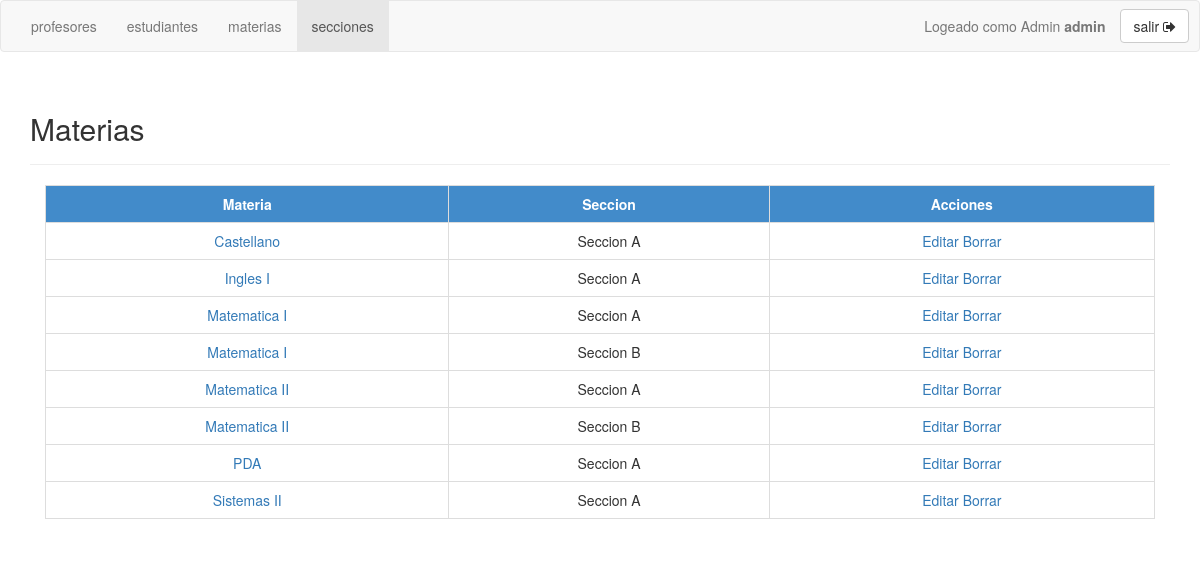
Page /admin/seccion_lista.php (signed in) on the committed database.
### tables this page shows
create table seccion(
	seccion_id int auto_increment,
	seccion_nombre varchar (50) not null,
	seccion_materia int not null,
	primary key (seccion_id),
    foreign key (seccion_materia) references materia (materia_id) ON DELETE CASCADE ON UPDATE CASCADE
);

create table materia(
	materia_id int auto_increment,
	materia_nombre char (50) not null,
	materia_carrera int not null,
	materia_creditos int not null,
	materia_color varchar(20) not null,
	primary key (materia_id),
	foreign key (materia_carrera) references carrera (carrera_id) ON DELETE CASCADE ON UPDATE CASCADE
);

### public/admin/seccion_lista.php (the view, shortened to what this page needs)
<?php
  if(isset($_SESSION["login"]) && ($_SESSION["login"]!=null)):
    include("../../src/dbconnect.php");
    $query = "SELECT * FROM seccion
    JOIN materia ON seccion.seccion_materia = materia.materia_id
    JOIN carrera ON materia.materia_carrera = carrera.carrera_id
    ORDER BY materia_nombre, seccion_nombre";
    $sql = mysql_query($query, $connect);
    include("header.php");
    include("navbar.php");
?>
<div class="container">
  <div class="page-header">
    <h2>Materias</h2>
  </div>
  <div class="col-xs-12 col-sm-12">
    <table class="table table-bordered table-custom">
      <tr>
        <th>Materia</th>
        <th>Seccion</th>
        <th>Acciones</th>
      </tr>
      <?php while($data = mysql_fetch_assoc($sql)): ?>
      <tr>
        <td>
          <a href="seccion.php?seccion=<?php echo $data["seccion_id"] ?>">
            <?php echo $data["materia_nombre"] ?>
          </a>
        </td>
        <td>
          <?php echo $data["seccion_nombre"] ?>
        </td>
        <td>
          <a href="seccion_editar.php?seccion=<?php echo $data["seccion_id"] ?>">
            Editar
          </a>
          <a href="javascript:js_Eliminar(<?php echo $data["seccion_id"] ?>)">
            Borrar
          </a>
        </td>
      </tr>
      <?php endwhile ?>
    </table>
  </div>
</div>
<?php
  include('footer.php');
  else:
    header('location: ../error.php');
  endif;
?>

### public/custom.css (style rules this page uses)
.table-custom th { background: #428bca; color: white; text-align: center; }
.table-custom td { text-align: center; min-height: 37px; }

### rows in the picture
seccion: seccion_materia.materia_nombre "Castellano", seccion_nombre "Seccion A"
seccion: seccion_materia.materia_nombre "Ingles I", seccion_nombre "Seccion A"
seccion: seccion_materia.materia_nombre "Matematica I", seccion_nombre "Seccion A"
seccion: seccion_materia.materia_nombre "Matematica I", seccion_nombre "Seccion B"
seccion: seccion_materia.materia_nombre "Matematica II", seccion_nombre "Seccion A"
seccion: seccion_materia.materia_nombre "Matematica II", seccion_nombre "Seccion B"
seccion: seccion_materia.materia_nombre "PDA", seccion_nombre "Seccion A"
seccion: seccion_materia.materia_nombre "Sistemas II", seccion_nombre "Seccion A"

### other values in the picture
$login "admin"
